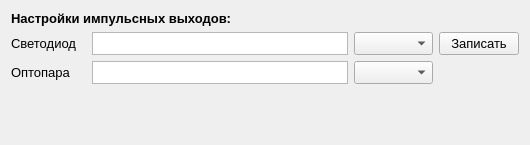
<?xml version="1.0" encoding="UTF-8"?>
<ui version="4.0">
 <class>widget_pulse_outputs</class>
 <widget class="QWidget" name="widget_pulse_outputs">
  <property name="geometry">
   <rect>
    <x>0</x>
    <y>0</y>
    <width>530</width>
    <height>145</height>
   </rect>
  </property>
  <property name="sizePolicy">
   <sizepolicy hsizetype="Maximum" vsizetype="Minimum">
    <horstretch>0</horstretch>
    <verstretch>0</verstretch>
   </sizepolicy>
  </property>
  <property name="windowTitle">
   <string>Form</string>
  </property>
  <layout class="QVBoxLayout" name="verticalLayout_2">
   <item>
    <layout class="QGridLayout" name="gridLayout" rowstretch="0,0,0,0" columnstretch="0,0,0,0" rowminimumheight="0,0,0,0" columnminimumwidth="0,0,0,0">
     <property name="sizeConstraint">
      <enum>QLayout::SetMinAndMaxSize</enum>
     </property>
     <item row="1" column="0">
      <widget class="QLabel" name="label_4_">
       <property name="font">
        <font>
         <pointsize>10</pointsize>
        </font>
       </property>
       <property name="text">
        <string>Светодиод</string>
       </property>
      </widget>
     </item>
     <item row="1" column="2">
      <widget class="QComboBox" name="comboBox_ADE_Pulse0_Energy_type">
       <property name="font">
        <font>
         <pointsize>10</pointsize>
        </font>
       </property>
      </widget>
     </item>
     <item row="3" column="0">
      <widget class="QLabel" name="label_3_">
       <property name="font">
        <font>
         <pointsize>10</pointsize>
        </font>
       </property>
       <property name="text">
        <string>Оптопара</string>
       </property>
      </widget>
     </item>
     <item row="3" column="2">
      <widget class="QComboBox" name="comboBox_ADE_Pulse1_Energy_type">
       <property name="font">
        <font>
         <pointsize>10</pointsize>
        </font>
       </property>
      </widget>
     </item>
     <item row="0" column="0" colspan="3">
      <widget class="QLabel" name="label">
       <property name="font">
        <font>
         <pointsize>10</pointsize>
         <weight>75</weight>
         <bold>true</bold>
        </font>
       </property>
       <property name="text">
        <string>Настройки импульсных выходов:</string>
       </property>
      </widget>
     </item>
     <item row="1" column="3">
      <widget class="QPushButton" name="pushButton">
       <property name="sizePolicy">
        <sizepolicy hsizetype="Minimum" vsizetype="Ignored">
         <horstretch>0</horstretch>
         <verstretch>0</verstretch>
        </sizepolicy>
       </property>
       <property name="font">
        <font>
         <pointsize>10</pointsize>
        </font>
       </property>
       <property name="text">
        <string>Записать</string>
       </property>
      </widget>
     </item>
     <item row="1" column="1">
      <widget class="QTextEdit" name="textEdit">
       <property name="sizePolicy">
        <sizepolicy hsizetype="Minimum" vsizetype="Ignored">
         <horstretch>0</horstretch>
         <verstretch>0</verstretch>
        </sizepolicy>
       </property>
       <property name="font">
        <font>
         <pointsize>10</pointsize>
        </font>
       </property>
       <property name="verticalScrollBarPolicy">
        <enum>Qt::ScrollBarAlwaysOff</enum>
       </property>
       <property name="readOnly">
        <bool>true</bool>
       </property>
       <property name="html">
        <string>&lt;!DOCTYPE HTML PUBLIC &quot;-//W3C//DTD HTML 4.0//EN&quot; &quot;http://www.w3.org/TR/REC-html40/strict.dtd&quot;&gt;
&lt;html&gt;&lt;head&gt;&lt;meta name=&quot;qrichtext&quot; content=&quot;1&quot; /&gt;&lt;style type=&quot;text/css&quot;&gt;
p, li { white-space: pre-wrap; }
&lt;/style&gt;&lt;/head&gt;&lt;body style=&quot; font-family:'MS Shell Dlg 2'; font-size:10pt; font-weight:400; font-style:normal;&quot;&gt;
&lt;p style=&quot;-qt-paragraph-type:empty; margin-top:0px; margin-bottom:0px; margin-left:0px; margin-right:0px; -qt-block-indent:0; text-indent:0px;&quot;&gt;&lt;br /&gt;&lt;/p&gt;&lt;/body&gt;&lt;/html&gt;</string>
       </property>
      </widget>
     </item>
     <item row="3" column="1">
      <widget class="QTextEdit" name="textEdit_2">
       <property name="sizePolicy">
        <sizepolicy hsizetype="Minimum" vsizetype="Ignored">
         <horstretch>0</horstretch>
         <verstretch>0</verstretch>
        </sizepolicy>
       </property>
       <property name="font">
        <font>
         <pointsize>10</pointsize>
        </font>
       </property>
       <property name="verticalScrollBarPolicy">
        <enum>Qt::ScrollBarAlwaysOff</enum>
       </property>
       <property name="readOnly">
        <bool>true</bool>
       </property>
       <property name="html">
        <string>&lt;!DOCTYPE HTML PUBLIC &quot;-//W3C//DTD HTML 4.0//EN&quot; &quot;http://www.w3.org/TR/REC-html40/strict.dtd&quot;&gt;
&lt;html&gt;&lt;head&gt;&lt;meta name=&quot;qrichtext&quot; content=&quot;1&quot; /&gt;&lt;style type=&quot;text/css&quot;&gt;
p, li { white-space: pre-wrap; }
&lt;/style&gt;&lt;/head&gt;&lt;body style=&quot; font-family:'MS Shell Dlg 2'; font-size:10pt; font-weight:400; font-style:normal;&quot;&gt;
&lt;p style=&quot;-qt-paragraph-type:empty; margin-top:0px; margin-bottom:0px; margin-left:0px; margin-right:0px; -qt-block-indent:0; text-indent:0px;&quot;&gt;&lt;br /&gt;&lt;/p&gt;&lt;/body&gt;&lt;/html&gt;</string>
       </property>
      </widget>
     </item>
    </layout>
   </item>
   <item>
    <spacer name="verticalSpacer">
     <property name="orientation">
      <enum>Qt::Vertical</enum>
     </property>
     <property name="sizeHint" stdset="0">
      <size>
       <width>20</width>
       <height>40</height>
      </size>
     </property>
    </spacer>
   </item>
  </layout>
 </widget>
 <resources/>
 <connections/>
</ui>
